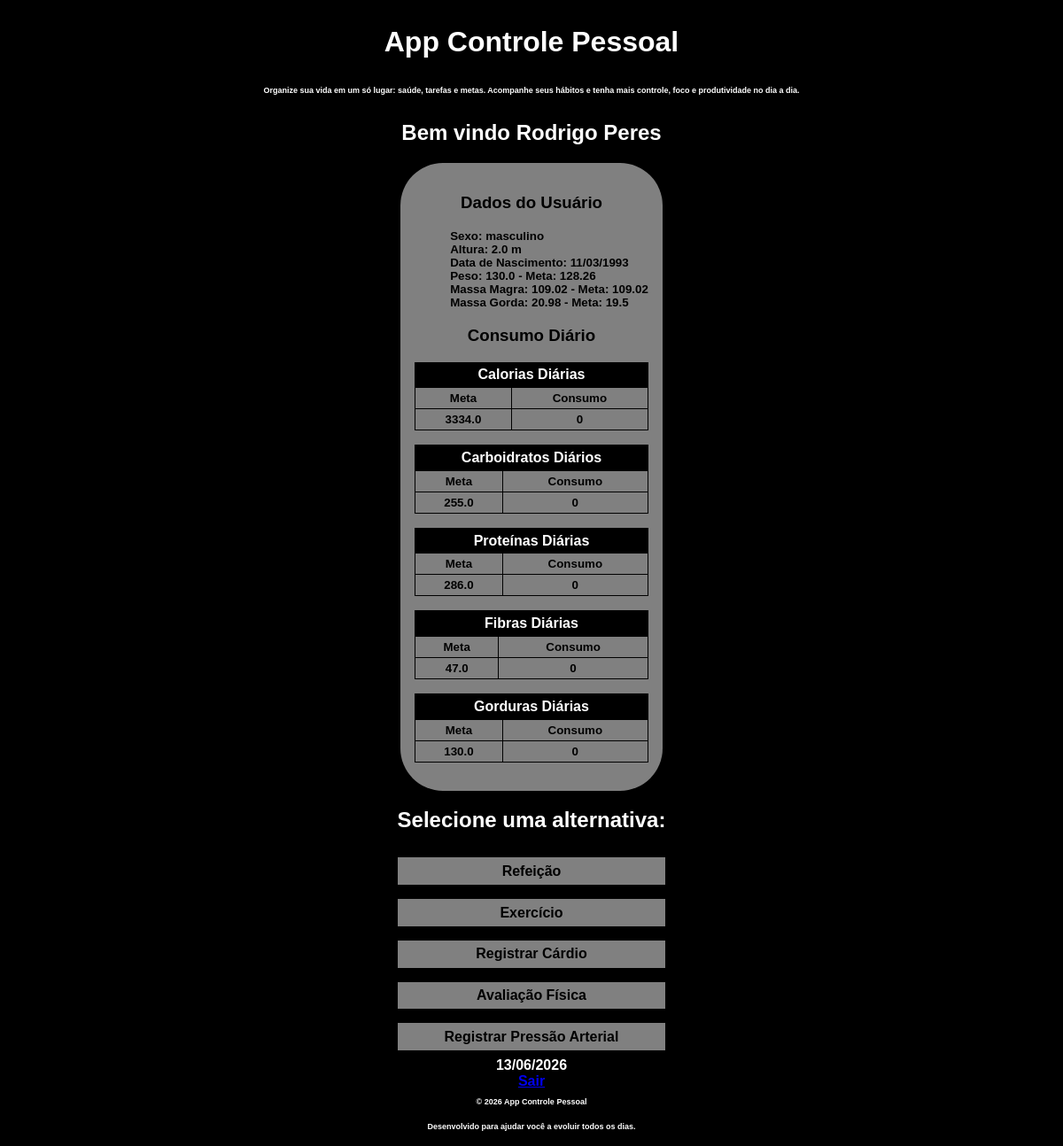
/ (signed in), run on the app's committed database.
### models.py (models this page shows, shortened)
class Usuario(db.Model):
    __tablename__ = "usuarios"
    id = db.Column(db.Integer, primary_key=True)
    nome = db.Column(db.String(100), nullable=False)
    email = db.Column(db.String(120), nullable=False)
    data_nasc = db.Column(db.Date, nullable=False)
    sexo = db.Column(db.String(20), nullable=False)
    peso = db.Column(db.Float, nullable=True)
    altura = db.Column(db.Float, nullable=True)
    calorias_diarias = db.Column(db.Float, nullable=True)
    carboidratos_diarios = db.Column(db.Float, nullable=True)
    proteinas_diarias = db.Column(db.Float, nullable=True)
    fibras_diarias = db.Column(db.Float, nullable=True)
    gorduras_diarias = db.Column(db.Float, nullable=True)
    ultima_pressao = db.Column(db.String(20), nullable=True)
    percentual_gordura = db.Column(db.Float, nullable=True)
    massa_magra = db.Column(db.Float, nullable=True)
    massa_gorda = db.Column(db.Float, nullable=True)
    meta_peso = db.Column(db.Float, nullable=True)
    meta_massa_magra = db.Column(db.Float, nullable=True)
    meta_massa_gorda = db.Column(db.Float, nullable=True)
    imc = db.Column(db.Float, nullable=True)
    idade = db.Column(db.Integer, nullable=False)
    senha = db.Column(db.String(255), nullable=False)

### app.py (the view)
@app.route("/")
def index():
    print(session)
    if "usuario_id" not in session:
        return redirect("/login")
    usuario = Usuario.query.get(session["usuario_id"])
    hoje = datetime.now().date()
    calorias_refeicoes = db.session.query(
        func.sum(Refeicao.calorias)
    ).filter(
        Refeicao.usuario_id == usuario.id,
        Refeicao.data == hoje
    ).scalar() or 0
    calorias_cardio = db.session.query(
        func.sum(Cardio.calorias)
    ).filter(
        Cardio.usuario_id == usuario.id,
        Cardio.data == hoje
    ).scalar() or 0
    calorias_exercicios = db.session.query(
        func.sum(Exercicio.calorias)
    ).filter(
        Exercicio.usuario_id == usuario.id,
        Exercicio.data == hoje
    ).scalar() or 0
    calorias_consumidas = (calorias_refeicoes - calorias_cardio - calorias_exercicios)
    proteinas_consumidas = db.session.query(
        func.sum(Refeicao.proteinas)
    ).filter(
        Refeicao.usuario_id == usuario.id,
        Refeicao.data == hoje
    ).scalar() or 0
    carboidratos_consumidos = db.session.query(
        func.sum(Refeicao.carboidratos)
    ).filter(
        Refeicao.usuario_id == usuario.id,
        Refeicao.data == hoje
    ).scalar() or 0
    fibras_consumidas = db.session.query(
        func.sum(Refeicao.fibras)
    ).filter(
        Refeicao.usuario_id == usuario.id,
        Refeicao.data == hoje
    ).scalar() or 0
    gorduras_consumidas = db.session.query(
        func.sum(Refeicao.gorduras)
    ).filter(
        Refeicao.usuario_id == usuario.id,
        Refeicao.data == hoje
    ).scalar() or 0
    return render_template(
        "site/body.html",
        usuario=usuario,
        calorias_consumidas=round(calorias_consumidas,2),
        proteinas_consumidas=round(proteinas_consumidas,2),
        carboidratos_consumidos=round(carboidratos_consumidos,2),
        fibras_consumidas=round(fibras_consumidas,2),
        gorduras_consumidas=round(gorduras_consumidas,2),
        calorias_cardio = calorias_cardio,
        hoje = hoje
    )

### templates/site/body.html
{% extends "index.html" %}
{% block content %}
    <h2>Bem vindo {% if usuario %}{{ usuario.nome }}{% endif %}</h2>
    <div class="dados-usuario">
        <h3>Dados do Usuário</h3>
        <ul>
            <li>Sexo: {{usuario.sexo}}</li>
            <li>Altura: {{ usuario.altura|round(2) }} m</li>
            <li>Data de Nascimento: {{usuario.data_nasc.strftime("%d/%m/%Y")}}</li>
            <li>Peso: {{usuario.peso}} - Meta: {{usuario.meta_peso}}</li>
            <li>Massa Magra: {{usuario.massa_magra}} - Meta: {{usuario.meta_massa_magra}}</li>
            <li>Massa Gorda: {{usuario.massa_gorda}} - Meta: {{usuario.meta_massa_gorda}}</li>
        </ul>
        <h3>Consumo Diário</h3>
        <table>
            <tr>
                <th colspan="2">Calorias Diárias</th>
            </tr>
            <tr>
                <td>Meta</td>
                <td>Consumo</td>
            </tr>
            <tr>
                <td>{{ usuario.calorias_diarias }}</td>
                <td>{{ calorias_consumidas }}</td>
            </tr>
        </table>
        <table>
            <tr>
                <th colspan="2">Carboidratos Diários</th>
            </tr>
            <tr>
                <td>Meta</td>
                <td>Consumo</td>
            </tr>
            <tr>
                <td>{{ usuario.carboidratos_diarios }}</td>
                <td>{{ carboidratos_consumidos }}</td>
            </tr>
        </table>
        <table>
            <tr>
                <th colspan="2">Proteínas Diárias</th>
            </tr>
            <tr>
                <td>Meta</td>
                <td>Consumo</td>
            </tr>
            <tr>
                <td>{{ usuario.proteinas_diarias }}</td>
                <td>{{ proteinas_consumidas }}</td>
            </tr>
        </table>
        <table>
            <tr>
                <th colspan="2">Fibras Diárias</th>
            </tr>
            <tr>
                <td>Meta</td>
                <td>Consumo</td>
            </tr>
            <tr>
                <td>{{ usuario.fibras_diarias }}</td>
                <td>{{ fibras_consumidas }}</td>
            </tr>
        </table>
        <table>
            <tr>
                <th colspan="2">Gorduras Diárias</th>
            </tr>
            <tr>
                <td>Meta</td>
                <td>Consumo</td>
            </tr>
            <tr>
                <td>{{ usuario.gorduras_diarias }}</td>
                <td>{{ gorduras_consumidas }}</td>
            </tr>
        </table>
    </div>
    <div class="comandos">
        <h2>Selecione uma alternativa:</h2>
        <a href="/alimentacao">Refeição</a>
        <a href="/exercicio">Exercício</a>
        <a href="/cardio">Registrar Cárdio</a>
        <a href="/avaliacao-fisica">Avaliação Física</a>
        <a href="/pressao">Registrar Pressão Arterial</a>
    </div>
    {{hoje.strftime("%d/%m/%Y")}}
    <a href="/logout">Sair</a>
{% endblock %}

### static/style.css (style rules this page uses)
body { background-color: black; color: white; font-weight: bold; font-family: Arial, Helvetica, sans-serif; display: flex; flex-direction: column; justify-content: center; align-items: center; }
.comandos { display: flex; flex-direction: column; justify-content: center; }
.comandos a { text-decoration: none; background-color: gray; color: black; text-align: center; margin-block: 0.5em; padding: 0.4em; }
.lista th, td { padding-inline: 0.5em; text-align: center; font-size: smaller; }
.dados-usuario { background-color: gray; color: black; padding: 1em; border-radius: 3em; }
.dados-usuario ul { list-style-type: none; }
.dados-usuario li { font-size: smaller; }
.dados-usuario h3 { text-align: center; }
.dados-usuario table { width: 100%; border-collapse: collapse; margin-bottom: 1em; }
.dados-usuario th, .dados-usuario td { border: 0.1em solid black; text-align: center; padding: 0.3em; }
.dados-usuario th[colspan="2"] { background-color: black; color: white; }

### data on the page
Usuario: nome "Rodrigo Peres", sexo "masculino", altura "2.0", data_nasc "11/03/1993", peso "130.0", meta_peso "128.26", massa_magra "109.02", meta_massa_magra "109.02", massa_gorda "20.98", meta_massa_gorda "19.5", calorias_diarias "3334.0", carboidratos_diarios "255.0", proteinas_diarias "286.0", fibras_diarias "47.0", gorduras_diarias "130.0"

### other printed values
{{ calorias_consumidas }} "0"
{{ carboidratos_consumidos }} "0"
{{ proteinas_consumidas }} "0"
{{ fibras_consumidas }} "0"
{{ gorduras_consumidas }} "0"
